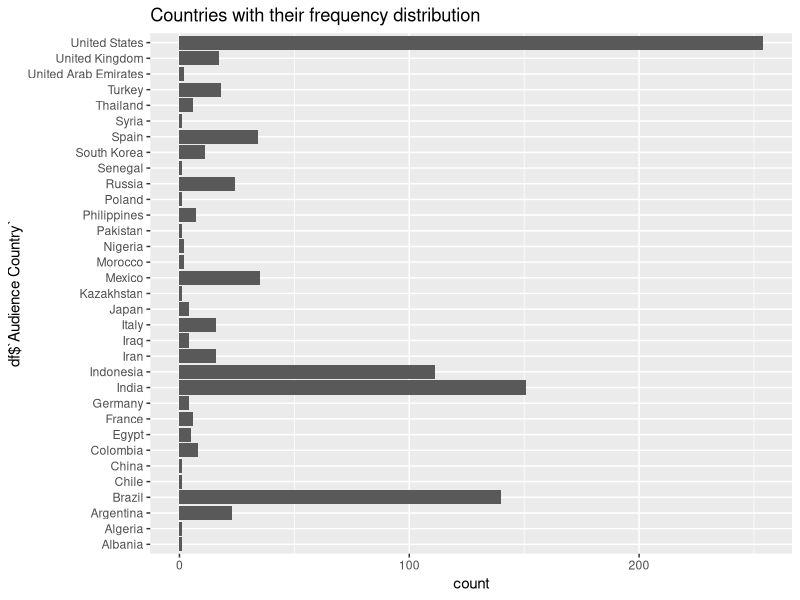
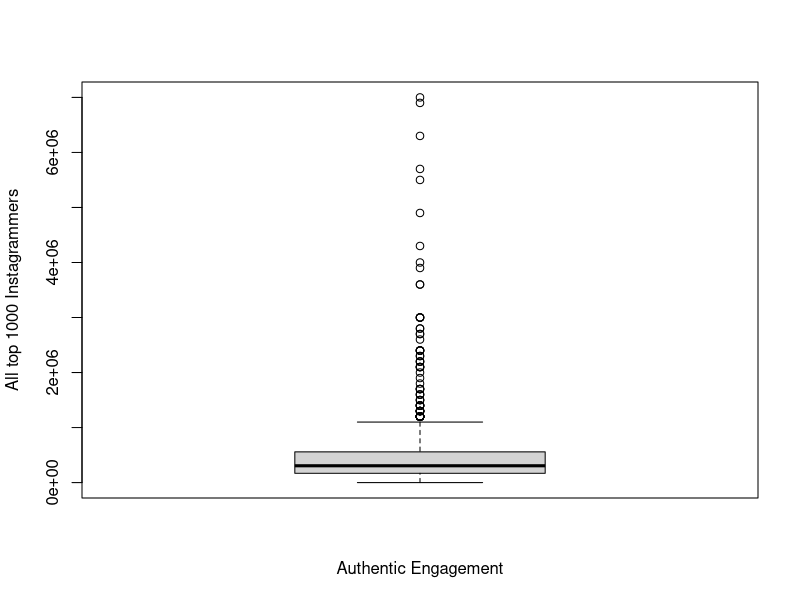
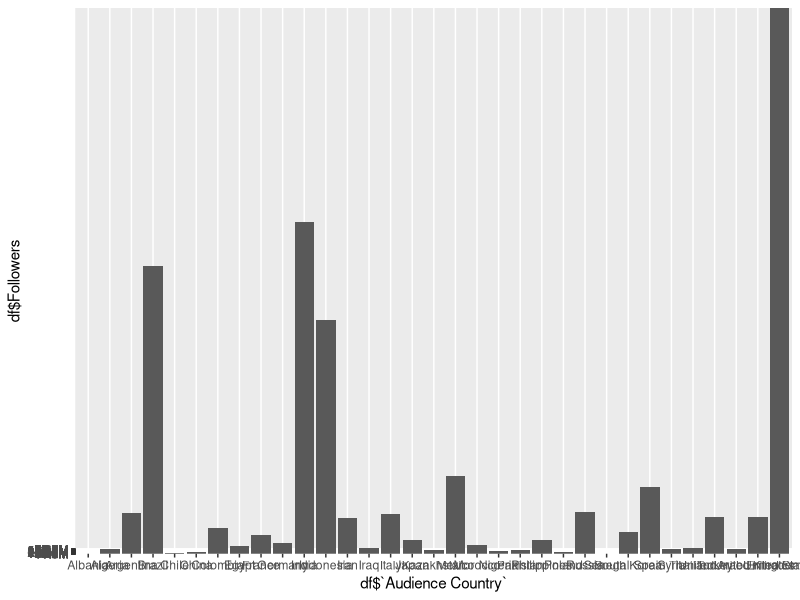

The R script that drew these images, in order:
## ---- chunk 1
#install.packages("tidyverse")
library(tidyverse)
## ---- chunk 2
#get the current directory.
print(getwd())
## ---- chunk 3
#load the given dataset
df <- read_csv("top_1000_instagrammers.csv")
print(df)
## ---- chunk 4
summary(df)
## ---- chunk 5
df=df[!(is.na(df$Name) | df$Name==""),]
df=df[!(is.na(df$Rank) | df$Rank==""),]
df=df[!(is.na(df$Followers) | df$Followers==""),]
df=df[!(is.na(df$Category) | df$Category==""),]
df=df[!(is.na(df$`Audience Country`) | df$`Audience Country`==""),]
df=df[!(is.na(df$`Authentic Engagement`) | df$`Authentic Engagement`==""),]
df=df[!(is.na(df$`Engagement Avg.`) | df$`Engagement Avg.`==""),]
## ---- chunk 6
summary(df$`Audience Country`)
## ---- chunk 7

library(ggplot2)
ggplot(data=df,aes(x=df$`Audience Country`))+geom_bar()+coord_flip()+ggtitle("Countries with their frequency distribution")

## ---- chunk 8
frequency_table_of_the_country=table(df$`Audience Country`)
#Create a frequency table with the countries and their occurences.
after_sorting=frequency_table_of_the_country[order(frequency_table_of_the_country,decreasing=TRUE)]
#Sorting the distribution in decreasing order
cat("The top 3 audience countries that follow most of the top 1000 instagrammers are ")
print(after_sorting[1:3])
#printing the top 3 countries
cat("Percentage of the top 1000 instagrammers that have the top 1 audience country is ",after_sorting[1]/sum(after_sorting))
## ---- chunk 9
a<- df[["Authentic Engagement"]]
a <- ifelse(grepl('m', ignore.case = TRUE, a), as.numeric(gsub("[$M]", "", a)) * 10^6,as.numeric(gsub("[$K]", "", a)) * 10^3)
boxplot(a , xlab = "Authentic Engagement", border = "black", 
ylab = "All top 1000 Instagrammers")
## ---- chunk 10
library(ggplot2)
ggplot(data=df, aes(x =df$`Audience Country`, y = df$Followers)) +geom_bar(stat="identity",FUN=max)
